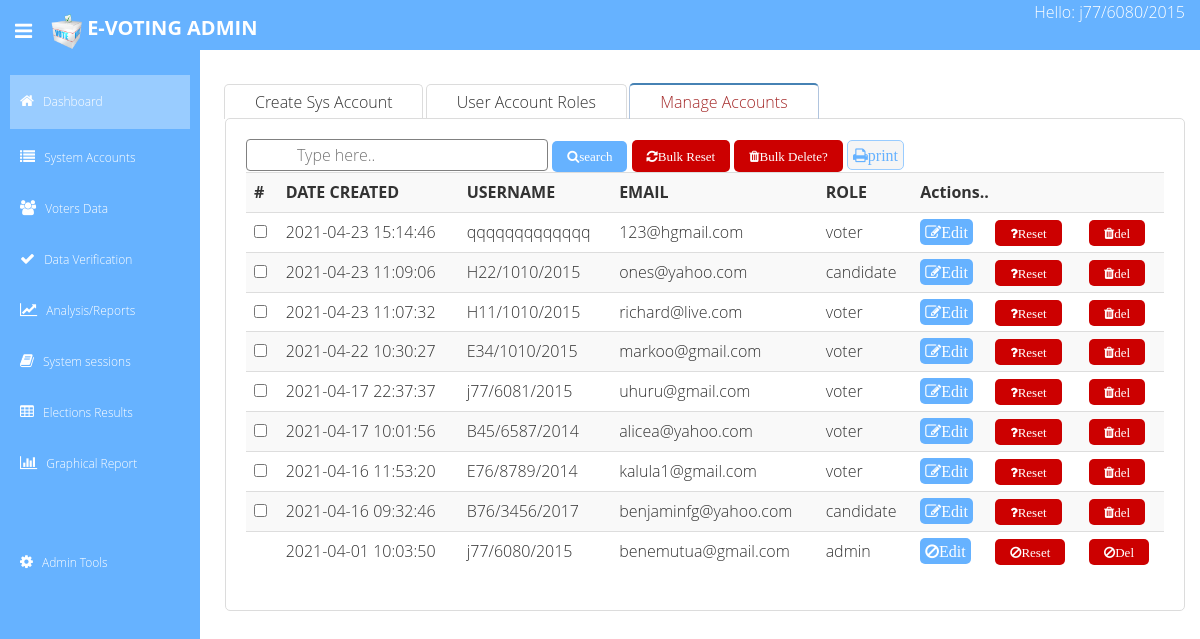
The app's page /admin/manage-user.php (signed in) with its own data.
### tables this page shows
CREATE TABLE `users` (
  `id` int(11) NOT NULL,
  `name` varchar(100) NOT NULL,
  `username` varchar(40) NOT NULL,
  `password` varchar(256) DEFAULT '11111',
  `role` varchar(15) NOT NULL DEFAULT 'voter',
  `email` varchar(80) DEFAULT NULL,
  `reg_date` datetime NOT NULL DEFAULT current_timestamp()
);

### admin/manage-user.php (the view, shortened to what this page needs)
<?php require_once('usersdb.php');  ?>
<?php
$query="SELECT * FROM users WHERE username= '".$_SESSION['username']."' ";
$results=mysqli_query($link,$query); ?>
<?php while($row=mysqli_fetch_array($results)){ ?>
  <?php  if(($row['role'])=='admin'): ?>
<?php require_once('header.php'); ?>
    <section id="main-content">
      <section class="wrapper site-min-height">
     <br>
<div class="tabset">
  <label for="tab1">Create Sys Account</label>
  <label for="tab2">User Account Roles</label>
  <label for="tab3">Manage Accounts</label>
  <div class="tab-panels">
    <section id="manage" class="tab-panel">
<?php
function filterTable($query){
    $link=mysqli_connect('127.0.0.1','root','1234567','e-voting');
$filter_Result = mysqli_query($link,$query);
    return $filter_Result;
}
if(isset($_POST['searchbtn'])){
  $valueToSearch= $_POST['valueToSearch'];
$query = "SELECT * FROM users WHERE username LIKE '%$valueToSearch%' OR name LIKE '%$valueToSearch%' OR  role LIKE '%$valueToSearch%' OR
email LIKE '%$valueToSearch%' ORDER BY id DESC";
    $result = filterTable($query);
}
else{
 $query = "SELECT * FROM users ORDER BY id DESC";
    $result= filterTable($query);
}
?>
        <form method="post" action="usersdb.php" >
        <div class="Input-group1">
        <input type="text" name="valueToSearch" value="" class="search" placeholder="Type here..">
             <button type="submit" class="btn" formaction="manage-user.php" name="searchbtn"><i class="fa fa-search">search</i></button>
           <button type="submit" class="btn-reset" name="res"><i class="fa fa-refresh">Bulk Reset</i></button>
        <button type="submit" class="btn-reset" name="deleted"><i class="fa fa-trash">Bulk Delete?</i></button>
            <button type="submit" class="factory_btn" name="print"><i class="fa fa-print">print</i></button>
        </div>
          <table class="table table-striped table-advance table-hover" >
          <tr bgcolor="gainsboro">
              <th>#</th>
              <th>DATE CREATED</th>
              <th>USERNAME</th>
              <th>EMAIL</th>
              <th>ROLE</th>
              <th colspan="3">Actions..</th>
              </tr>
  <?php if($result->num_rows>0): ?>
  <?php while($row = mysqli_fetch_array($result)): ?>
		<tr>
            <?php if($row['role']=='admin' OR $row['role']=='s_a' ): ?>
            <td><disabled input type="checkbox" name="checkbox[]" value="<?php echo $row['id']; ?>"></td>
            <?php else: ?>
            <td><input type="checkbox" name="checkbox[]" value="<?php echo $row['id']; ?>"></td>
            <?php endif; ?>
            <td><?php echo $row['reg_date']; ?></td>
			<td><?php echo $row['username']; ?></td>
			<td><?php echo $row['email']; ?></td>
            <td><?php echo $row['role']; ?></td>
              <td>
                  <?php if($row['role']=='admin' OR $row['role']=='s_a'): ?>
                   <disabled a href="#?edit_btn=<?php echo $row['id']; ?>" class="edit_btn" ><i class="fa fa-ban">Edit</i></a>
                  <?php else: ?>
            <a href="create-user.php?edit_btn=<?php echo $row['id']; ?>" class="edit_btn" ><i class="fa fa-edit">Edit</i></a>
                  <?php endif; ?>
            </td>
            <td>
                  <?php if($row['role']=='admin' OR $row['role']=='s_a'): ?>
                   <disabled a href="#?reset_ac=<?php echo $row['id']; ?>" class="btn-reset" ><i class="fa fa-ban">Reset</i></a>
                  <?php else: ?>
            <a href="usersdb.php?reset_ac=<?php echo $row['id']; ?>"
               onclick="return confirm ('Confirm Reseting the account ID <?php echo $row['id'] ?> ?')"
               class="btn-reset" ><i class="fa fa-question">Reset</i></a>
                  <?php endif; ?>
            </td>
            <td>
                <?php if($row['role']=='admin'): ?>
                   <disabled a href="#?del=<?php echo $row['id']; ?>" class="btn-reset" ><i class="fa fa-ban">Del</i></a>
                  <?php else: ?>
				<a href="usersdb.php?del=<?php echo $row['id']; ?>"
                  onclick="return confirm ('Confirm Deleting Accountholder ID <?php echo $row['id'] ?> ?')"
                   class="btn-reset" ><i class="fa fa-trash">del</i></a>
               <?php endif; ?>
            </td>
		</tr>
	<?php endwhile; ?>
		<?php else: ?>
	<tr><td colspan="10"><i class="fa fa-remove">No matches</i></td></tr>
	<?php endif; ?>
          </table>
            </form>
    </section>
  </div>
</div>
    </section>
     <?php else: ?>
<?php require_once('error.php'); ?>
        <?php endif; }?>
</body>
</html>

### admin/header.php (shortened to what this page needs)
<!DOCTYPE html>
<html lang="en">
<head>
  <link href="lib/bootstrap/css/bootstrap.min.css" rel="stylesheet">
  <link href="lib/font-awesome/css/font-awesome.css" rel="stylesheet" />
  <link rel="stylesheet" type="text/css" href="css/zabuto_calendar.css">
  <link rel="stylesheet" type="text/css" href="lib/gritter/css/jquery.gritter.css" />
  <link href="css/style.css" rel="stylesheet">
  <link href="css/style-responsive.css" rel="stylesheet">
</head>
<body>
  <section id="container">
    <header class="header black-bg">
      <div class="sidebar-toggle-box">
        <div class="fa fa-bars tooltips" data-placement="right" data-original-title="Collapse Menu"></div>
      </div>
      <a href="index.php" class="logo"><b><img src="img/vote.png" width="40" height="40">E-VOTING ADMIN</b></a>
      <div class="top-menu">
        <ul class="nav pull-right top-menu">
             <li>
            <?php  if (isset($_SESSION['username'])) : ?>
                            Hello:
                    <?php echo $_SESSION['username']; ?>
                  <?php endif ?>
							</li>
        </ul>
      </div>
    </header>
    <aside>
      <div id="sidebar" class="nav-collapse ">
        <ul class="sidebar-menu" id="nav-accordion">
          <li class="mt">
            <a class="active" href="index.php">
              <i class="fa fa-home"></i>
              <span>Dashboard</span>
              </a>
          </li>
          <li class="sub-menu">
            <a href="javascript:;">
              <i class="fa fa-list"></i>
              <span>System Accounts</span>
              </a>
          </li>
          <li class="sub-menu">
            <a href="javascript:;">
              <i class="fa fa-group"></i>
              <span>Voters Data</span>
              </a>
          </li>
              <li class="sub-menu">
            <a href="javascript:;">
              <i class="fa fa-check"></i>
              <span>Data Verification</span>
              </a>
          </li>
              <li class="sub-menu">
            <a href="javascript:;">
              <i class="fa fa-line-chart"></i>
              <span>Analysis/Reports</span>
              </a>
          </li>
              <li class="sub-menu">
            <a href="javascript:;">
              <i class="fa fa-book"></i>
              <span>System sessions</span>
              </a>
          </li>
                <li class="sub-menu">
            <a href="javascript:;">
              <i class="fa fa-table"></i>
              <span>Elections Results</span>
              </a>
          </li>
                <li class="sub-menu">
            <a href="javascript:;">
              <i class="fa fa-bar-chart"></i>
              <span>Graphical Report</span>
              </a>
          </li>
        <br><br>
                   <li class="sub-menu">
            <a href="javascript:;">
              <i class="fa fa-cog"></i>
              <span>Admin Tools</span>
              </a>
          </li>
             </ul>
               </div>
    </aside>

### admin/css/style.css (style rules this page uses)
body { font-size:13px; }
ul li { list-style: none; }
a, a:hover, a:focus { text-decoration: none; outline: none; }
#sidebar { width: 200px; height: 100%; position: fixed; background: #66b2ff; }
#sidebar ul li { position: relative; }
ul.sidebar-menu , ul.sidebar-menu li ul.sub { margin: -2px 0 0; padding: 0; }
ul.sidebar-menu { margin-top: 75px; }
ul.sidebar-menu li { margin-bottom: 5px; margin-left:10px; margin-right:10px; }
ul.sidebar-menu li.sub-menu { line-height: 15px; }
ul.sidebar-menu li a span { display: inline-block; }
ul.sidebar-menu li a { color: white; text-decoration: none; display: block; padding: 15px 0 15px 10px; font-size: 12px; outline: none; -webkit-transition: all 0.3s ease; -moz-transition: all 0.3s ease; -o-transition: all 0.3s ease; -ms-transition: all 0.3s ease; transition: all 0.3s ease; }
ul.sidebar-menu li a.active, ul.sidebar-menu li a:hover, ul.sidebar-menu li a:focus { background: #99ccff; color: white; display: block; -webkit-transition: all 0.3s ease; -moz-transition: all 0.3s ease; -o-transition: all 0.3s ease; -ms-transition: all 0.3s ease; transition: all 0.3s ease; }
ul.sidebar-menu li a i { font-size: 15px; padding-right: 6px; }
ul.sidebar-menu li a.active i { color: #fff; }
#main-content { margin-left: 210px; }
.header, .footer { padding: 0 15px; }
.header { position: fixed; left: 0; right: 0; z-index: 1002; }
.black-bg { background: #66b2ff; color: white; }
.wrapper { display: inline-block; margin-top: 60px; padding-left: 15px; padding-right: 15px; padding-bottom: 15px; padding-top: 0px; width: 100%; }
a.logo { font-size: 20px; color: white; float: left; margin-top: 10px; text-transform: uppercase; }
@media screen and (-webkit-min-device-pixel-ratio:0) { a.logo { font-size: 8px; color: white; float: left; text-transform: lowercase; } }
.sidebar-toggle-box { float: left; padding-right: 15px; margin-top: 20px; }
.sidebar-toggle-box .fa-bars { cursor:e-resize; display: inline-block; font-size: 20px; }
.tabset .tab-panel { display: none; }
.tabset > input:first-child:checked ~ .tab-panels > .tab-panel:first-child, .tabset > input:nth-child(3):checked ~ .tab-panels > .tab-panel:nth-child(2), .tabset > input:nth-child(5):checked ~ .tab-panels > .tab-panel:nth-child(3), .tabset > input:nth-child(7):checked ~ .tab-panels > .tab-panel:nth-child(4), .tabset > input:nth-child(9):checked ~ .tab-panels > .tab-panel:nth-child(5), .tabset > input:nth-child(11):checked ~ .tab-panels > .tab-panel:nth-child(6) { display: block; }
body { font: 16px/1.5em "Overpass", "Open Sans", Helvetica, sans-serif; color: #333; font-weight: 300; }
.tabset > label { position: relative; display: inline-block; padding: 5px 30px; border: 1px solid gainsboro; border-top-left-radius: 5px; border-top-right-radius: 5px; margin: -1px; border-bottom: none; cursor: pointer; }
.tabset > label::after { content: ""; position: absolute; left: 15px; bottom: 10px; width: 22px; height: 4px; }
.tabset > input:checked + label { border-color: lightsteelblue; border-top: 2px solid steelblue; margin-bottom: -1px; color: brown; }
.tab-panel { padding: 20px; border: 1px solid gainsboro; border-radius:5px; overflow:auto; }
label { font-weight: 200; display: flex; text-align: left; margin: 3px; }
.btn { font-size: 13px; color: white; background: #66b2ff; padding: 6px 15px; border: none; border-radius: 5px; }
.btn-reset { font-size: 13px; color: white; background: #cc0000; padding: 4px 15px; border: none; border-radius: 5px; }
.edit_btn { text-decoration: none; padding: 2px 5px; color: white; background: #66b2ff; border-radius: 5px; }
.factory_btn { text-decoration: none; padding: 2px 5px; color: #66b2ff; background: whitesmoke; border: 1px solid #99ccff; border-radius: 5px; }
.search { padding: 3px 50px; border: 1px solid gray; border-radius: 4px; }

### records on screen
users: reg_date "2021-04-01 10:03:50", username "j77/6080/2015", email "benemutua@gmail.com", role "admin"
users: reg_date "2021-04-23 15:14:46", username "qqqqqqqqqqqqq", email "123@hgmail.com", role "voter"
users: reg_date "2021-04-23 11:09:06", username "H22/1010/2015", email "ones@yahoo.com", role "candidate"
users: reg_date "2021-04-23 11:07:32", username "H11/1010/2015", email "richard@live.com", role "voter"
users: reg_date "2021-04-22 10:30:27", username "E34/1010/2015", email "markoo@gmail.com", role "voter"
users: reg_date "2021-04-17 22:37:37", username "j77/6081/2015", email "uhuru@gmail.com", role "voter"
users: reg_date "2021-04-17 10:01:56", username "B45/6587/2014", email "alicea@yahoo.com", role "voter"
users: reg_date "2021-04-16 11:53:20", username "E76/8789/2014", email "kalula1@gmail.com", role "voter"
users: reg_date "2021-04-16 09:32:46", username "B76/3456/2017", email "benjaminfg@yahoo.com", role "candidate"
